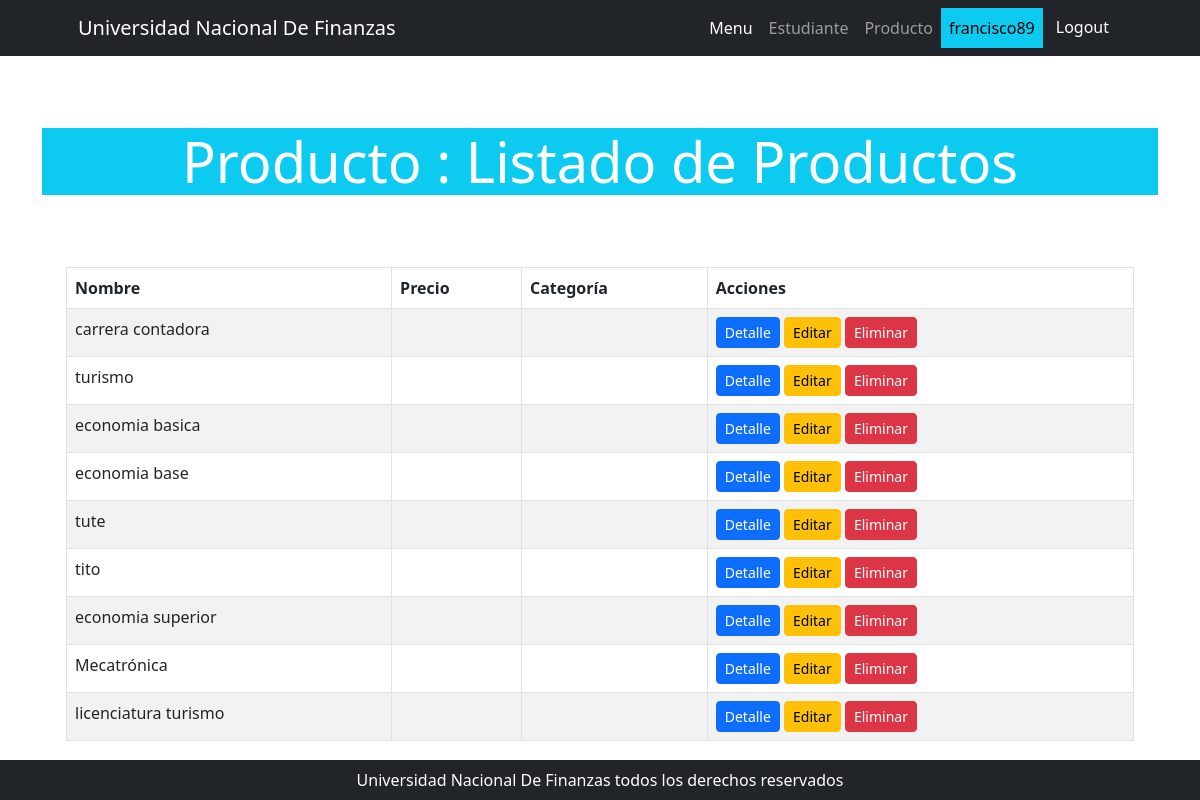
The app's page /producto/productocategoria/list (signed in) with its own data.
### producto/models.py (models this page shows, shortened)
class ProductoCategoria(models.Model):
    nombre = models.CharField(max_length=200, unique=True)
    descripcion = models.CharField(max_length=200, null=True, blank=True)
    class Meta:
        verbose_name = "categoría de producto"
        verbose_name_plural = "categorías de producto"

### producto/views.py (the view)
# urls.py: path("productocategoria/list", ProductoCategoriaList.as_view(), name= "productocategoria_list"),
class ProductoCategoriaList(ListView):
    model = ProductoCategoria
    def get_queryset(self) -> QuerySet[Any]:
        queryset = super().get_queryset()
        busqueda = self.request.GET.get("busqueda")
        if busqueda:
            queryset = queryset.filter(
                Q(nombre__icontains=busqueda) | Q(
                    descripcion__icontains=busqueda)
            )
        return queryset

### producto/templates/producto/productocategoria_list.html (shortened to what this page needs)
{% extends 'core/base.html' %}
{% block body_title %}
Producto : Listado de Productos
{% endblock body_title %}
{% block content %}
<div class="container">
    <table class="table table-striped table-bordered table-hover table-responsive">
        <thead class="thead-dark">
            <tr>
                <th>Nombre</th>
                <th>Precio</th>
                <th>Categoría</th>
                <th>Acciones</th>
            </tr>
        </thead>
        <tbody>
            {% for producto in object_list %}
            <tr>
                <td>{{ producto.nombre }}</td>
                <td>{{ producto.precio }}</td>
                <td>{{ producto.categoria }}</td>
                <td>
                    <a href="{% url 'producto:productocategoria_detail' producto.id %}" class="btn btn-primary btn-sm">Detalle</a>
                    <a href="{% url 'producto:productocategoria_actualizar' producto.id %}" class="btn btn-warning btn-sm">Editar</a>
                    <a href="{% url 'producto:productocategoria_delete' pk=producto.id%}" class="btn btn-danger btn-sm">Eliminar</a>
                </td>
            </tr>
            {% endfor %}
        </tbody>
    </table>
</div>
    </div>
{% endblock content %}

### core/templates/core/components/navbar.html (shortened to what this page needs)
 <nav class="navbar navbar-expand-lg navbar-dark bg-dark">
    <div class="container px-5">
        <a class="navbar-brand" href="#!">Universidad Nacional De Finanzas</a>
        <div class="collapse navbar-collapse" id="navbarSupportedContent">
            <ul class="navbar-nav ms-auto mb-2 mb-lg-0">
                <li class="nav-item"><a class="nav-link active" aria-current="page" href="{% url 'core:index' %}">Menu</a></li>
                {% if user.is_authenticated %}
                <li class="nav-item"><a class="nav-link" href="{% url 'estudiante:index' %}">Estudiante</a></li>
                <li class="nav-item"><a class="nav-link" href="{% url 'producto:index' %}">Producto</a></li>
                <li class="nav-item">
                    <a class="nav-link text-bg-info">{{ user.username}}</a>
                </li>
                <li class="nav-item">
                    <form action="{% url 'core:logout' %}" method="post">
                         <button type="submit" class="btn btn-dark">Logout</button>
                    </form>
                </li>
                {% endif %}
            </ul>
        </div>
    </div>
</nav>

### records on screen
ProductoCategoria: nombre "carrera contadora"
ProductoCategoria: nombre "turismo"
ProductoCategoria: nombre "economia basica"
ProductoCategoria: nombre "economia base"
ProductoCategoria: nombre "tute"
ProductoCategoria: nombre "tito"
ProductoCategoria: nombre "economia superior"
ProductoCategoria: nombre "Mecatrónica"
ProductoCategoria: nombre "licenciatura turismo"

### other values on screen
{{ user.username }} "francisco89"
